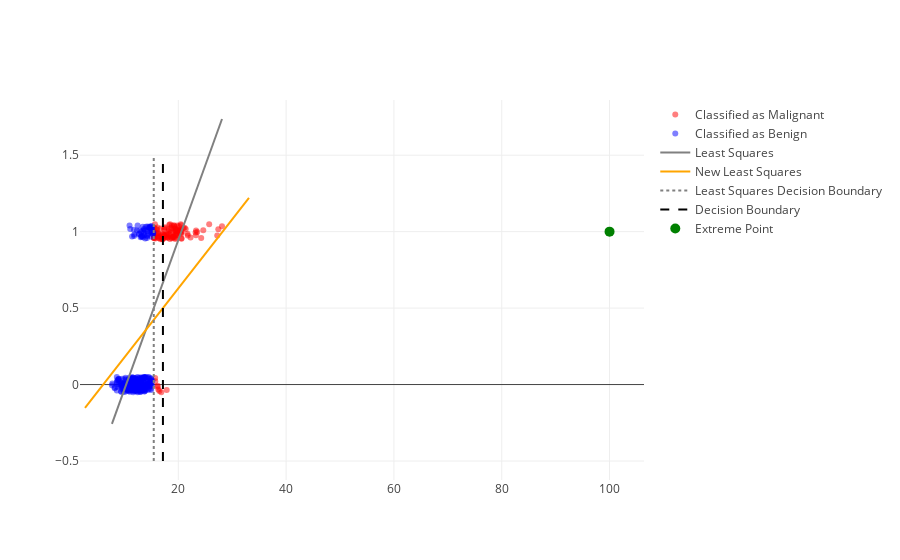

Notebook cell for this chart:
### Code cell
X_plt = np.linspace(np.min(X)-5, np.max(X)+5, 100)

extreme_point = go.Scatter(
    name="Extreme Point", x=[100], y=[1], mode="markers", 
    marker=dict(color="green", size=10))
model_line.line.color = "gray"
model_line_ex = go.Scatter(name="New Least Squares",
    x=X_plt, y=least_squares_model_ex.predict(np.array([X_plt]).T), 
    mode="lines", line=dict(color="orange"))

dec_line.line.color = "gray"

dec_boundary_ex = (0.5 - least_squares_model_ex.intercept_)/least_squares_model_ex.coef_[0]
dec_line_ex = go.Scatter(
    name="Decision Boundary", 
    x = [dec_boundary_ex, dec_boundary_ex], y=[-0.5,1.5], mode="lines",
    line=dict(color="black", dash="dash"))



py.iplot([mal_points, ben_points,model_line, model_line_ex, dec_line, dec_line_ex, extreme_point])
